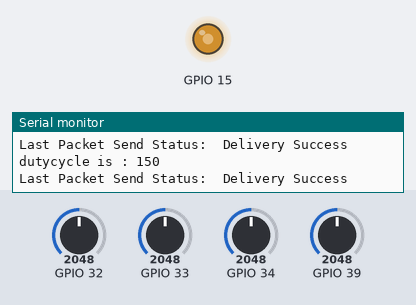
This program was run on a simulated ESP32-S3. Shown: output pins drawn as LEDs (lit = HIGH), the last lines printed to the serial monitor. The inputs (shaded band) are chosen by the test bench; at power-on: GPIO 32 = 2048, GPIO 33 = 2048, GPIO 34 = 2048, GPIO 39 = 2048. WiFi joins after 1.5 s; servers stay silent unless stated.

Above: at 1.2 s.
1.3 s: GPIO 32 set to 2866
At 2.5 s:
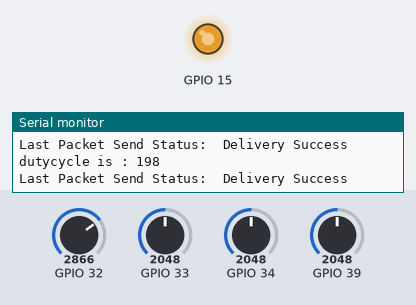
2.8 s: GPIO 32 set to 3972
At 3.2 s:
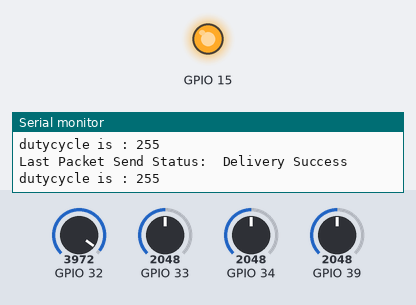
Timing chart, 0 to 5.8 s (numbered marks = the images above; inputs shaded):
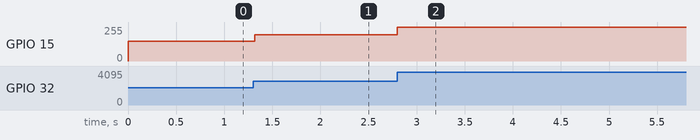

Measured:
- after the input at 1.3 s, GPIO 15: 150/255 → 198/255 at once
- after the input at 2.8 s, GPIO 15: 198/255 → 255/255 at once

The program:

main.cpp
```cpp
#include <Arduino.h>
/*
  Rui Santos & Sara Santos - Random Nerd Tutorials
  Complete project details at https://RandomNerdTutorials.com/esp-now-esp32-arduino-ide/
  Permission is hereby granted, free of charge, to any person obtaining a copy of this software and associated documentation files.
  The above copyright notice and this permission notice shall be included in all copies or substantial portions of the Software.
*/
#include <esp_now.h>
#include <WiFi.h>
#include "driver/adc.h"

// REPLACE WITH YOUR RECEIVER MAC Address
uint8_t broadcastAddress[] = {0xFF, 0xFF, 0xFF, 0xFF, 0xFF, 0xFF};

// Structure example to send data
// Must match the receiver structure
typedef struct struct_message {
  char a[32];
  int ax;
  int ay;
  int bx;
  int by;
} struct_message;

// Create a struct_message called myData
struct_message myData;

esp_now_peer_info_t peerInfo;

// callback when data is sent
void OnDataSent(const uint8_t *mac_addr, esp_now_send_status_t status) {
  Serial.print("\r\nLast Packet Send Status:\t");
  Serial.println(status == ESP_NOW_SEND_SUCCESS ? "Delivery Success" : "Delivery Fail");
}


// 函数功能：生成PWM波形
// 输入：
//   value：占空比控制值，范围0-4095
void generatePWM(int pwmPin, int value) {
  // 检查输入值是否在有效范围内
  if (value < 2048 || value > 4095)
  {
    return; // 或抛出异常，表示输入值无效
  }

  // 线性映射公式
  int dutyCycle  = (value - 2048) * 16 / 2048; // 计算占空比
  dutyCycle = dutyCycle * 8 + 150;
  if(dutyCycle > 255) {
    dutyCycle = 255;
  }
  // 设置PWM频率和占空比
  analogWriteFrequency(500); // 设置频率为50Hz
  analogWrite(pwmPin, dutyCycle);
  Serial.println("dutycycle is : " + String(dutyCycle));
}


void setup() {
  // Init Serial Monitor
  Serial.begin(115200);

  pinMode(GPIO_NUM_15, OUTPUT);

    // 配置引脚为ADC
  pinMode(GPIO_NUM_4, INPUT);
  pinMode(GPIO_NUM_5, INPUT);
  pinMode(GPIO_NUM_6, INPUT);
  pinMode(GPIO_NUM_7, INPUT);

  // 初始化ADC
  adc1_config_width(ADC_WIDTH_BIT_12);
  adc1_config_channel_atten(ADC1_CHANNEL_3, ADC_ATTEN_DB_12);
  adc1_config_channel_atten(ADC1_CHANNEL_4, ADC_ATTEN_DB_12);
  adc1_config_channel_atten(ADC1_CHANNEL_5, ADC_ATTEN_DB_12);
  adc1_config_channel_atten(ADC1_CHANNEL_6, ADC_ATTEN_DB_12);

  // Set device as a Wi-Fi Station
  WiFi.mode(WIFI_STA);

  // Init ESP-NOW
  if (esp_now_init() != ESP_OK) {
    Serial.println("Error initializing ESP-NOW");
    return;
  }

  // Once ESPNow is successfully Init, we will register for Send CB to
  // get the status of Trasnmitted packet
  esp_now_register_send_cb(OnDataSent);

  // Register peer
  memcpy(peerInfo.peer_addr, broadcastAddress, 6);
  peerInfo.channel = 0;
  peerInfo.encrypt = false;

  // Add peer
  if (esp_now_add_peer(&peerInfo) != ESP_OK){
    Serial.println("Failed to add peer");
    return;
  }
}

void loop() {
  // Set values to send
  strcpy(myData.a, "controller data");
  myData.ax = adc1_get_raw(ADC1_CHANNEL_5);
  myData.ay = adc1_get_raw(ADC1_CHANNEL_6);
  myData.bx = adc1_get_raw(ADC1_CHANNEL_3);
  myData.by = adc1_get_raw(ADC1_CHANNEL_4);

  // Send message via ESP-NOW
  esp_err_t result = esp_now_send(broadcastAddress, (uint8_t *) &myData, sizeof(myData));

  // if (result == ESP_OK) {
  //   Serial.println("Sent with success");
  // }
  // else {
  //   Serial.println("Error sending the data");
  // }
  generatePWM(GPIO_NUM_15, myData.by);
  delay(20);
}
/*
String dataToString(uint8_t data[], int length) {
  String mac_str = "";
  for (int i = 0; i < length; i++) {
    if (data[i] < 0x10) {
      mac_str += "0";
    }
    mac_str += String(data[i], HEX);
    if (i < length - 1) {
      mac_str += ":";
    }
  }
  return mac_str;
}

// a0:20:a6:0a:c9:f1
uint8_t mac_address[] = {0xa0, 0x20, 0xa6, 0x0a, 0xc9, 0xf1}; // MAC address for ESP-NOG
// MAC: c4:d8:d5:03:57:6f
uint8_t mac_address2[] = {0xc4, 0xd8, 0xd5, 0x03, 0x57, 0x6f};
int esp_now_channel = 1;
bool connected = false;
const uint8_t REQ_CONNECT[] = "REQ_CONNECT";
const uint8_t CONFIRM_CONNECTED[] = "CONFIRM_CONNECTED";

void setup() {
  Serial.begin(115200);
  // 配置引脚为ADC
  pinMode(GPIO_NUM_4, INPUT);
  pinMode(GPIO_NUM_5, INPUT);
  pinMode(GPIO_NUM_6, INPUT);
  pinMode(GPIO_NUM_7, INPUT);

  // 初始化ADC
  adc1_config_width(ADC_WIDTH_BIT_12);
  adc1_config_channel_atten(ADC1_CHANNEL_3, ADC_ATTEN_DB_12);
  adc1_config_channel_atten(ADC1_CHANNEL_4, ADC_ATTEN_DB_12);
  adc1_config_channel_atten(ADC1_CHANNEL_5, ADC_ATTEN_DB_12);
  adc1_config_channel_atten(ADC1_CHANNEL_6, ADC_ATTEN_DB_12);

  // 初始化esp now
  WiFi.mode(WIFI_STA);
  WiFi.begin();
  // Initialize ESP-NOW
  while(true)
  {
  if (esp_now_init() != 0) {
    Serial.println("ESP-NOW initialization failed");
    // Handle the error, e.g., restart or indicate failure
  } else {
    break;
    }
  }

while(true)
{

  esp_err_t result = esp_now_register_send_cb([](const uint8_t *mac_addr, esp_now_send_status_t status) {
    Serial.print("Send status: ");
    Serial.println(status == ESP_NOW_SEND_SUCCESS ? "Success" : "Fail" + String(status, HEX));
  });

  if (result != ESP_OK) {
    Serial.println("esp_now_register_send_cb failed");
  } else {
    break;
  }

}
while(true ) {

  esp_err_t result = esp_now_register_recv_cb([](const uint8_t *mac_addr, const uint8_t *data, int data_len) {
    extern bool connected;
    connected = true;
    extern uint8_t mac_address[];
    Serial.print("Received data from ");
    for (int i = 0; i < 6; i++) {
      mac_address[i] = mac_addr[i];
      Serial.print(mac_addr[i], HEX);
      Serial.print(":");
    }
    Serial.println();
    Serial.print("Data: ");
    for (int i = 0; i < data_len; i++) {
      Serial.print(data[i], HEX);
      Serial.print(" ");
    }
    Serial.println();
  });

  if (result != ESP_OK) {
    Serial.println("esp_now_register_recv_cb failed");
  } else {
    break;
  }
}

peerInfo.encrypt = false;
peerInfo.ifidx = WIFI_IF_STA;
peerInfo.channel = 0;
memcpy(peerInfo.peer_addr, mac_address2, 6);
if(esp_now_add_peer(&peerInfo) != ESP_OK) {
  while(true) {
    Serial.println("esp_now_add_peer failed");
    delay(1000);
  }
}

}

void loop() {
  // 读取ADC值
  int value0 = adc1_get_raw(ADC1_CHANNEL_3);
  int value1 = adc1_get_raw(ADC1_CHANNEL_4);
  int value2 = adc1_get_raw(ADC1_CHANNEL_5);
  int value3 = adc1_get_raw(ADC1_CHANNEL_6);

  // 打印ADC值
  // Serial.print("ADC0: ");
  // Serial.println(value0);

  // Serial.print("ADC1: ");
  // Serial.println(value1);

  // Serial.print("ADC2: ");
  // Serial.println(value2);

  // Serial.print("ADC3: ");
  // Serial.println(value3);
  Serial.println("is connected: " + String(connected));

  if (true)
  {
    uint8_t data[] = { (uint8_t)value0, (uint8_t)value1, (uint8_t)value2, (uint8_t)value3};
    esp_err_t result = esp_now_send(NULL, data, sizeof(data));
    if (result != ESP_OK) {
      Serial.println("esp_now_send failed");
      Serial.println(result);
    }
    Serial.println(dataToString(mac_address2, 6));
    Serial.println(dataToString(data, 4));
  }

  delay(500);
}

void recvCallback(const uint8_t *mac_addr, const uint8_t *data, int data_len) {
  extern bool connected;
  extern uint8_t mac_address[];
  if (!connected && data == REQ_CONNECT)
  {
    for (int i = 0; i < 6; i++)
    {
      mac_address[i] = mac_addr[i];
      connected = true;
      Serial.print(mac_addr[i], HEX);
      Serial.print(":");
    }
  }
}
*/
```
